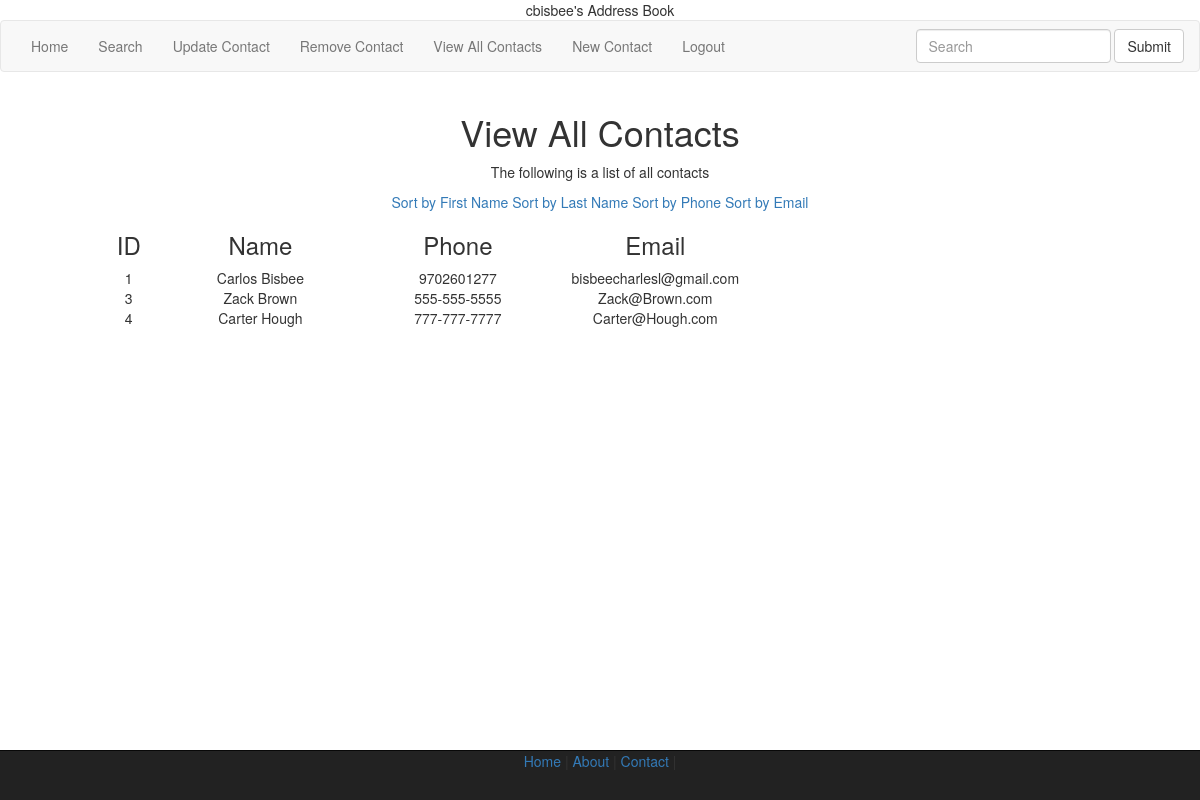
Before: /viewAll/ (signed in) with the older database file.
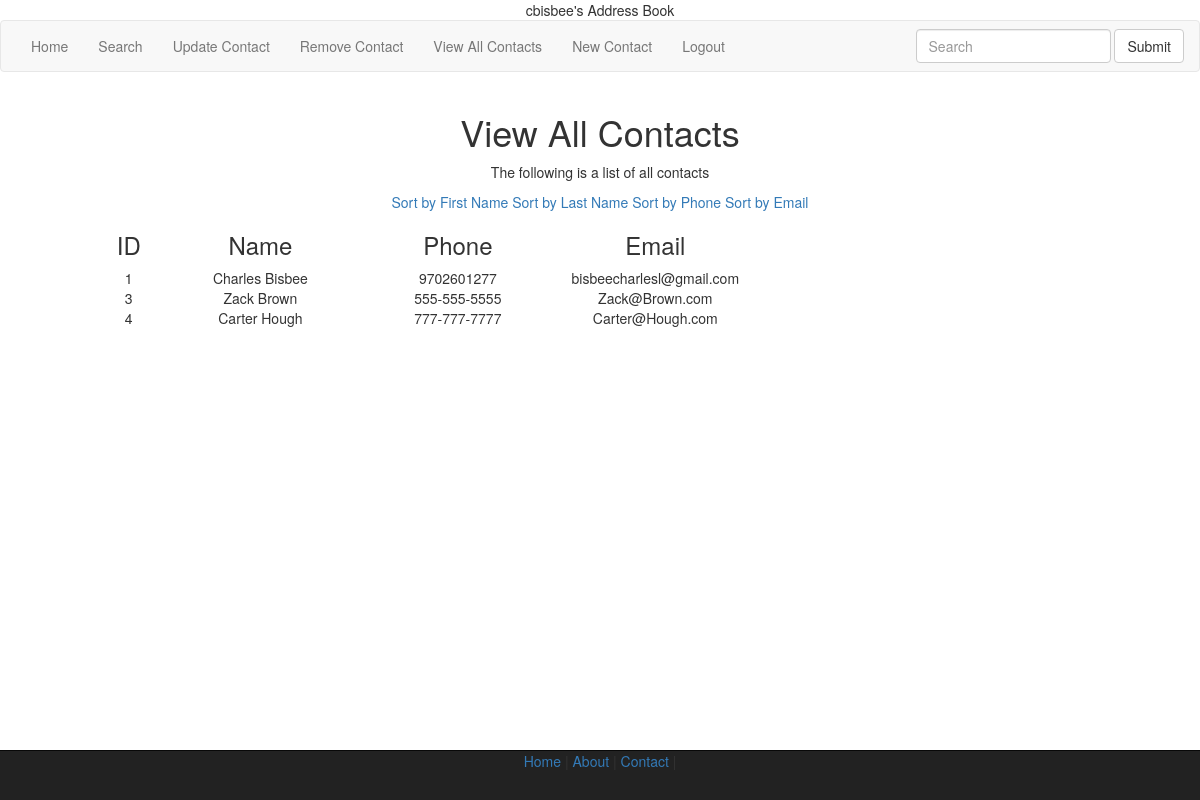
After: the same page with the newer database file.
### app1/models.py (models this page shows, shortened)
class Student(models.Model):
	first_name = models.CharField(max_length =50)
	last_name = models.CharField(max_length =50)
	email = models.CharField(max_length =50)
	phone = models.CharField(max_length =50)

### app1/views.py (the view)
# urls.py: url(r'^viewAll/$', views.viewAll, name='viewAll'),
@login_required(login_url='/login/')
def viewAll(request):
    errors=[]
    query_result = Student.objects.all()
    data = {
        'heading': 'View All Contacts',
        'content':'The following is a list of all contacts',
        'errors':errors,
        'query_result': query_result,
    }
    return render(request,'app1/db_Display_Template.html',data)

### app1/templates/app1/db_Display_Template.html (shortened to what this page needs)
{% load staticfiles %}
<!DOCTYPE html>
    <html lang="en">
    <head>
        <link href="{% static 'app1/css/bootstrap.min.css' %}" rel="stylesheet" />
        <title>Address Book</title></head>
    </head>
    <body class="text-center">
        <header>
            {{ user }}'s Address Book
        </header>
        <nav class="navbar navbar-default" role="navigation">
            <div class="container-fluid">
                <ul class="nav navbar-nav">
                    <li><a href="/home/">Home</a></li>
                    <li><a href="/searchUser/">Search</a></li>
                    <li><a href="/updateUser/">Update Contact</a></li>
                    <li><a href="/deleteUser/">Remove Contact</a></li>
                    <li><a href="/viewAll/">View All Contacts</a></li>
                    <li><a href="/addUser/">New Contact</a></li>
                    {% if user.is_authenticated %}
                    <li>
                        <a href="{% url 'logoutThing' %}">Logout</a>
                    </li>
                    {% else %}
                    <li>
                        <a href="{% url 'loginPage' %}">Login</a>
                    </li>
                    {% endif %}
                </ul>
                <form class="navbar-form navbar-right" role="search">
                <div class="form-group">
                  <input type="text" class="form-control" placeholder="Search">
                </div>
                <button type="submit" class="btn btn-default">Submit</button>
              </form>
            </div>
        </nav>
        <div class="container">
            <div class="row">
                <h1>{{ heading }}</h1>
                <p> {{ content }} </p>
            </div>
            <a href="/viewAllFirstName/">Sort by First Name</a>
            <a href="/viewAllLastName/">Sort by Last Name</a>
            <a href="/viewAllPhone/">Sort by Phone</a>
            <a href="/viewAllEmail/">Sort by Email</a>
            <table>
                <tr class ="row">
                    <td class="col-md-1">
                        <h3>ID</h3>
                    </td>
                    <td class="col-md-3">
                        <h3>Name</h3>
                    </td>
                    <td class ="col-md-3">
                            <h3>Phone</h3>
                    </td>
                    <td class="col-md-3">
                            <h3>Email</h3>
                    </td>
                </tr>
                {% for item in query_result %}
                <tr class ="row">
                    <td class="col-md-1">
                            {{ item.id }}
                    </td>
                    <td class="col-md-3">
                            {{ item.first_name }} {{ item.last_name }}
                    </td>
                    <td class="col-md-3">
                            {{ item.phone }}
                    </td>
                    <td class="col-md-3">
                        {{ item.email }}
                    </td>
                </tr>
                {% endfor %}
            </table>
        </div>
        <footer class="navbar navbar-inverse navbar-fixed-bottom">
            <a href="/index/">Home</a> | <a href="/about/">About</a> | <a href="/contact/">Contact </a>|
        </footer>
    </body>
    </html>

Changed rows visible on the page:
changed Student "Bisbee": first_name "Carlos" → "Charles"
